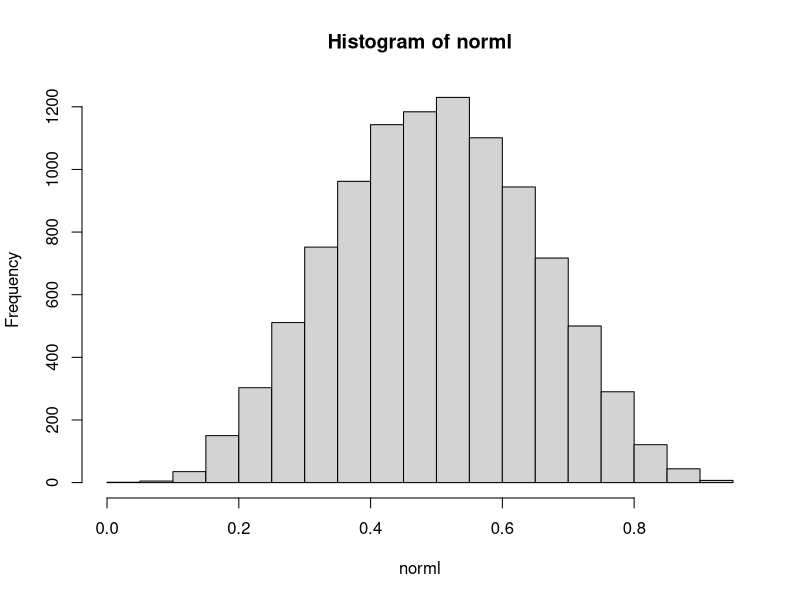
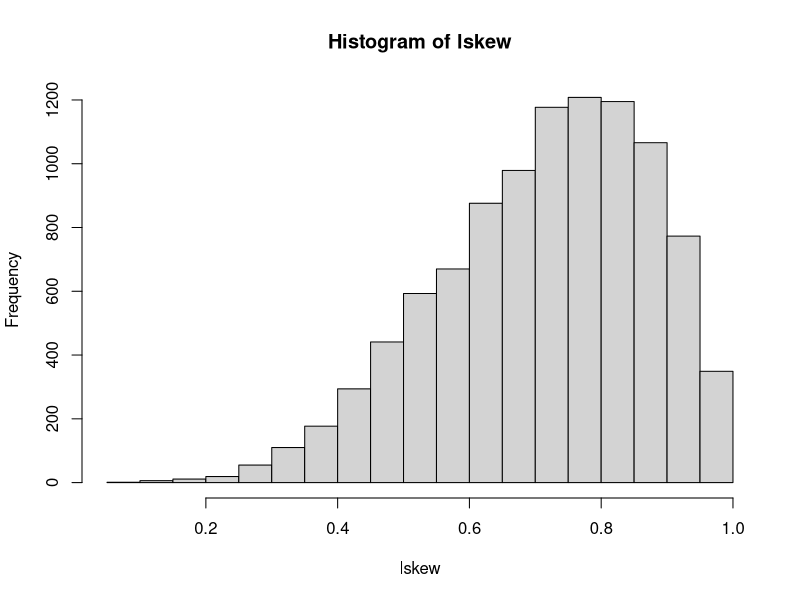
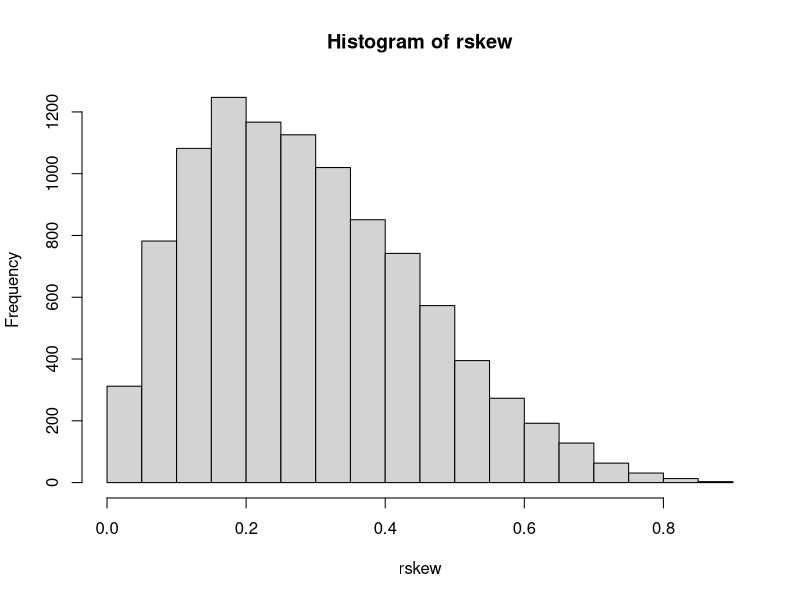
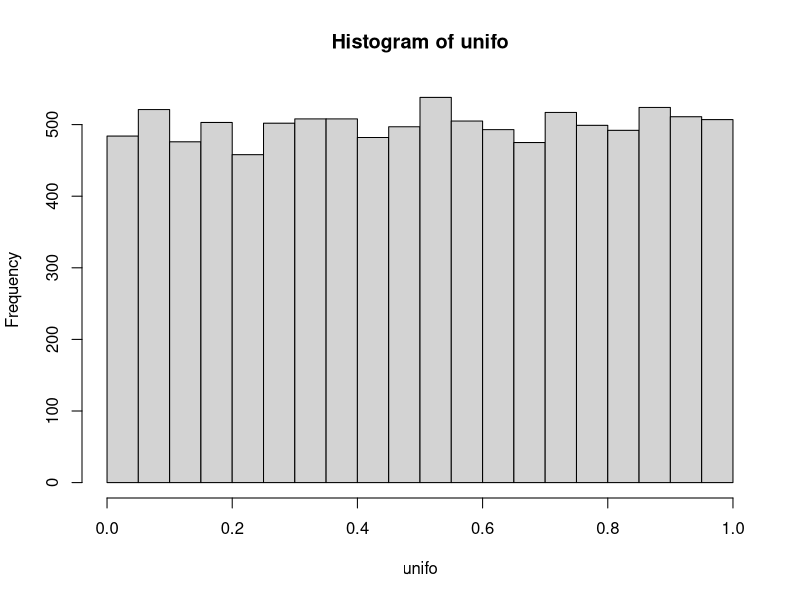
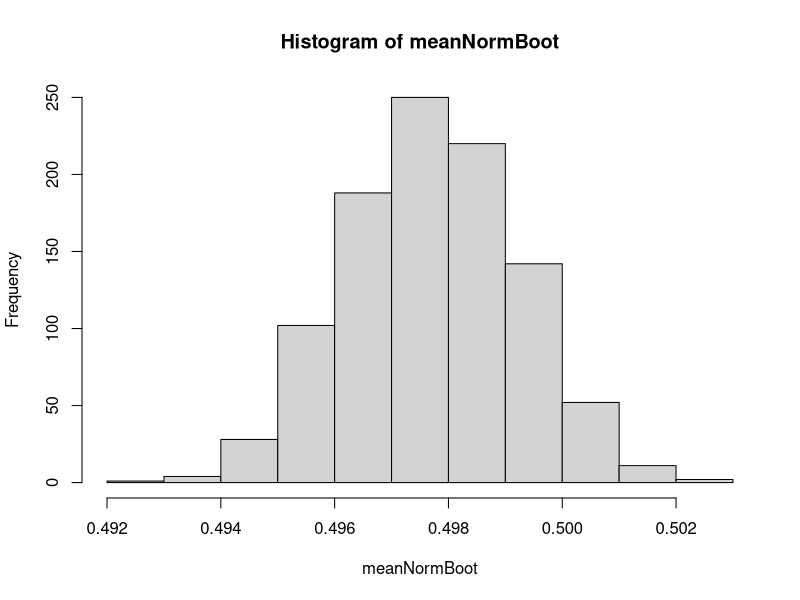
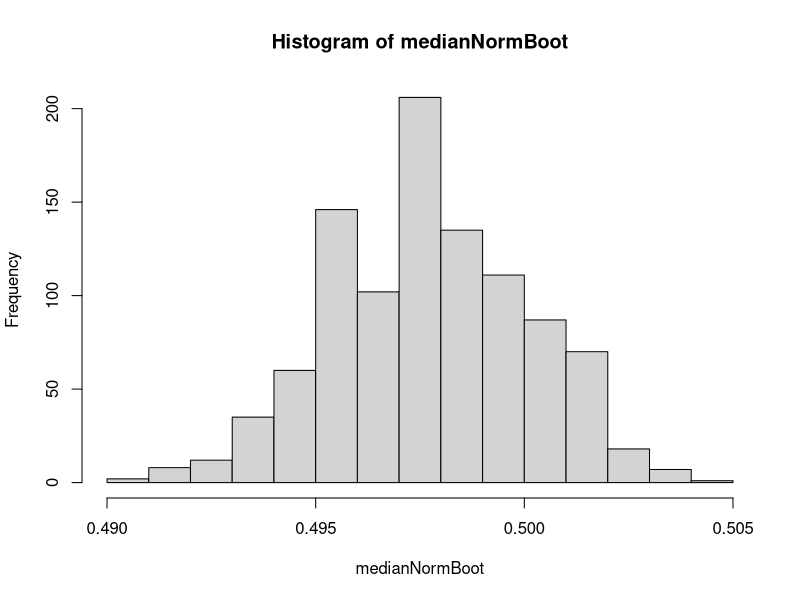
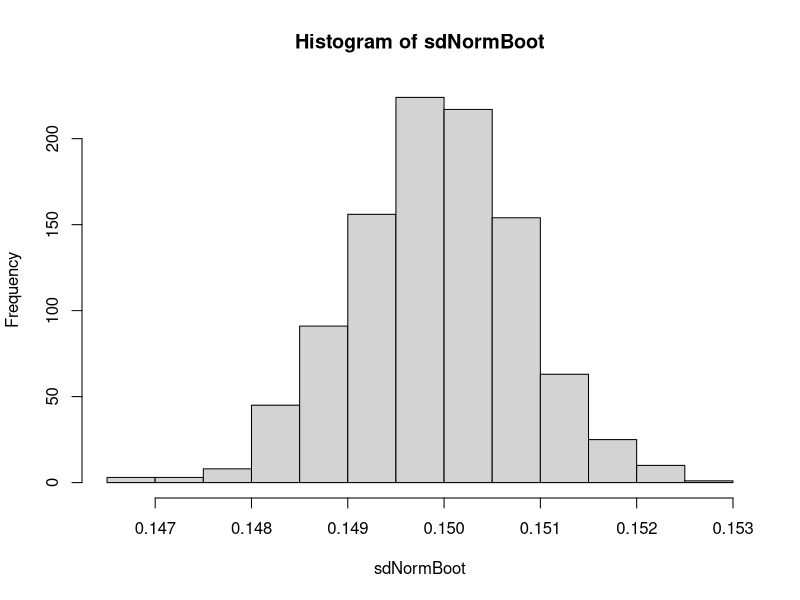
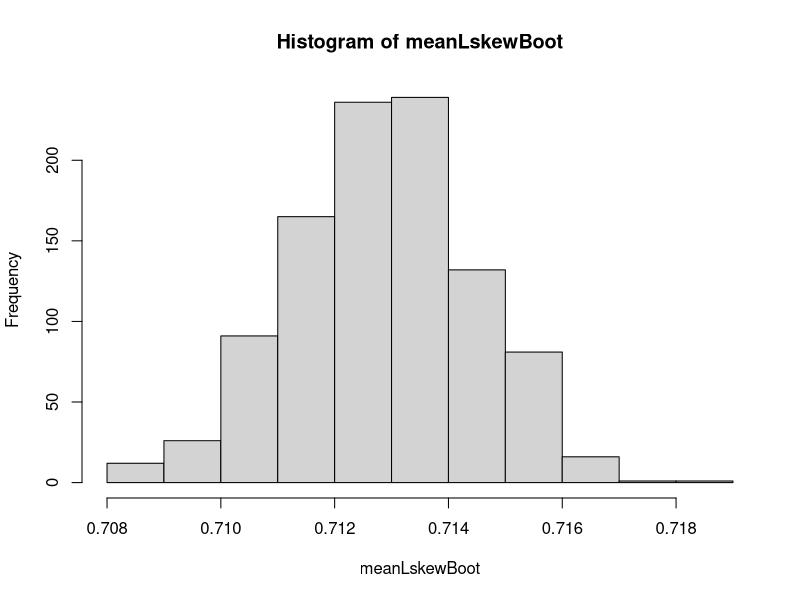

Reproduce these figures in R, in order.
# exercise w4.1

# Demonstration of bootstrap estimation

# Step 1: create normal, skewed and uniform distributions

# use the following code to generate your distributions

norml <- rbeta(10000,5,5)     # a normal distribution
lskew <- rbeta(10000,5,2)     # skewed, long left tail
rskew <- rbeta(10000,2,5)     # skewed, long right tail
unifo <- rbeta(10000,1,1)     # uniform distribution

# Step 2: plot histograms of each

hist(norml)
hist(lskew)
hist(rskew)
hist(unifo)

# Step 3: calculate mean, median and standard deviation 
#         for each distribution, save as objects

(meanNorm <- mean(norml))
(medianNorm <- median(norml))
(sdNorm <- sd(norml))

(meanLskew <- mean(lskew))
(medianLskew <- median(lskew))
(sdLskew <- sd(lskew))

(meanRskew <- mean(rskew))
(medianRskew <- median(rskew))
(sdRskew <- sd(rskew))

(meanUnifo <- mean(unifo))
(medianUnifo <- median(unifo))
(sdUnifo <- sd(unifo))


# Step 4: conduct bootstrap resampling estimates 
#         for each statistic for each distribution.

meanNormBoot <- NULL
medianNormBoot <- NULL
sdNormBoot <- NULL
for(i in 1:1000) {meanNormBoot[i] <- mean(sample(norml, 10000, replace = TRUE))}
for(i in 1:1000) {medianNormBoot[i] <- median(sample(norml, 10000, replace = TRUE))}
for(i in 1:1000) {sdNormBoot[i] <- sd(sample(norml, 10000, replace = TRUE))}

meanLskewBoot <- NULL
medianLskewBoot <- NULL
sdLskewBoot <- NULL
for(i in 1:1000) {meanLskewBoot[i] <- mean(sample(lskew, 10000, replace = TRUE))}
for(i in 1:1000) {medianLskewBoot[i] <- median(sample(lskew, 10000, replace = TRUE))}
for(i in 1:1000) {sdLskewBoot[i] <- sd(sample(lskew, 10000, replace = TRUE))}

meanRskewBoot <- NULL
medianRskewBoot <- NULL
sdRskewBoot <- NULL
for(i in 1:1000) {meanRskewBoot[i] <- mean(sample(rskew, 10000, replace = TRUE))}
for(i in 1:1000) {medianRskewBoot[i] <- median(sample(rskew, 10000, replace = TRUE))}
for(i in 1:1000) {sdRskewBoot[i] <- sd(sample(rskew, 10000, replace = TRUE))}

meanUnifoBoot <- NULL
medianUnifoBoot <- NULL
sdUnifoBoot <- NULL
for(i in 1:1000) {meanUnifoBoot[i] <- mean(sample(unifo, 10000, replace = TRUE))}
for(i in 1:1000) {medianUnifoBoot[i] <- median(sample(unifo, 10000, replace = TRUE))}
for(i in 1:1000) {sdUnifoBoot[i] <- sd(sample(unifo, 10000, replace = TRUE))}

#             
# Step 5: summarize results by graphical means
#         e.g., histograms, boxplots or other means

hist(meanNormBoot)
hist(medianNormBoot)
hist(sdNormBoot)

hist(meanLskewBoot)
hist(medianLskewBoot)
hist(sdLskewBoot)

hist(meanRskewBoot)
hist(medianRskewBoot)
hist(sdRskewBoot)

hist(meanUnifoBoot)
hist(medianUnifoBoot)
hist(sdUnifoBoot)

# Step 6: Answer the following:
#         Does the distribution of the bootstrap estimate reflect the
#         distribution from which it was created?
#         i.e., do skewed distributions yield skewed bootstrap estimates

# No, the distribution of the estimate does not reflect the distribution from which it was created.
# Instead, the distributions appear generally normal, centered around the true statistic.

#         
# Step 7: based on your bootstrap procedures calculate a confidence
#         interval (CI) for the standard deviation for each distribution.
#         Does the average standard deviation of the skewed and uniform 
#         distributions fall within the CI of the normal distribution?

quantile(sdNormBoot, probs = c(0.025, 0.975))
quantile(sdLskewBoot, probs = c(0.025, 0.975))
quantile(sdRskewBoot, probs = c(0.025, 0.975))
quantile(sdUnifoBoot, probs = c(0.025, 0.975))

# No, the average standard deviation of the skewed and uniform distributions does not fall within the CI of the normal.

